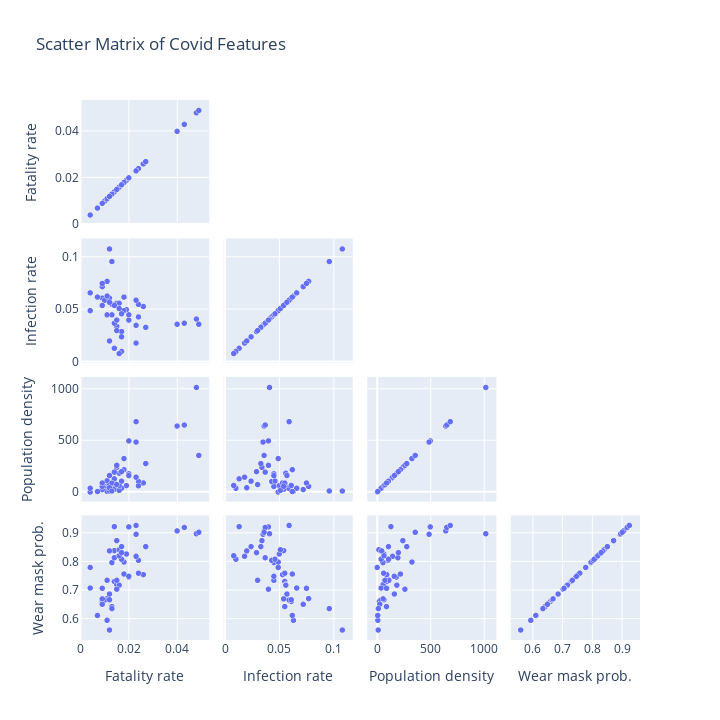

The notebook cell saved with this chart:
### Markdown cell above
Scatterplot matrix

### Code cell
import plotly.graph_objects as go
import plotly.express as px
from plotly.offline import init_notebook_mode
init_notebook_mode(connected=True)

# fig = px.scatter_matrix(df_ana, dimensions=['CFR', 'IR', 'PD', 'WMP'],
#                        hover_name='state')

# fig.update_layout(
#     title='Scatter Matrix of Covid Features',
#     width=600,
#     height=600,
# )

# fig.show()

fig = go.Figure(data=go.Splom(
                dimensions=[dict(label='Fatality rate',
                                 values=df_ana['CFR']),
                            dict(label='Infection rate',
                                 values=df_ana['IR']),
                            dict(label='Population density',
                                 values=df_ana['PD']),
                            dict(label='Wear mask prob.',
                                 values=df_ana['WMP'])],
                text=df_ana['state'],
#                 hovertemplate="%{x}, %{y}",
                marker=dict(showscale=False, # colors encode categorical variables
                            line_color='white', line_width=0.5),
                showupperhalf=False,
                ))

fig.update_layout(
    title='Scatter Matrix of Covid Features',
    dragmode='select',
    width=720,
    height=720,
    hovermode='closest',
)

fig.show()

### Figure 1 — Plotly figure (JSON) as saved in the notebook; plotly's stock layout.template omitted (floating-point values rounded to 4 significant figures)
{"data": [{"dimensions": [{"label": "Fatality rate", "values": [0.014, 0.004, 0.019, 0.015, 0.015, 0.013, 0.04, 0.02, 0.018, 0.02, 0.014, 0.009, 0.018, 0.016, 0.011, 0.01, 0.011, 0.026, 0.017, 0.023, 0.043, 0.024, 0.012, 0.024, 0.013, 0.011, 0.009, 0.014, 0.023, 0.048, 0.016, 0.049, 0.014, 0.012, 0.015, 0.009, 0.012, 0.027, 0.023, 0.02, 0.013, 0.012, 0.017, 0.004, 0.016, 0.017, 0.017, 0.015, 0.009, 0.007]}, {"label": "Infection rate", "values": [0.055, 0.049, 0.05, 0.056, 0.034, 0.045, 0.036, 0.04, 0.049, 0.045, 0.013, 0.061, 0.062, 0.056, 0.077, 0.059, 0.045, 0.053, 0.01, 0.035, 0.037, 0.043, 0.061, 0.055, 0.055, 0.063, 0.072, 0.054, 0.018, 0.041, 0.051, 0.036, 0.037, 0.108, 0.04, 0.054, 0.02, 0.033, 0.059, 0.045, 0.096, 0.057, 0.046, 0.066, 0.008, 0.029, 0.024, 0.03, 0.075, 0.062]}, {"label": "Population density", "values": [93.53, 1.114, 63.84, 56.74, 241.4, 55.32, 643.1, 498.3, 326.6, 178.6, 129.5, 21.38, 218.8, 184.8, 56.06, 35.41, 110.6, 89.67, 37.99, 487.3, 653.0, 103.2, 64.87, 61.45, 88.04, 7.268, 25.01, 27.86, 145.4, 1018.0, 17.25, 357.1, 194.9, 10.78, 260.8, 56.61, 42.87, 278.0, 685.7, 160.9, 11.47, 162.0, 108.0, 37.76, 64.9, 199.6, 106.8, 73.96, 88.89, 5.917]}, {"label": "Wear mask prob.", "values": [0.73, 0.779, 0.826, 0.719, 0.873, 0.796, 0.907, 0.921, 0.798, 0.745, 0.922, 0.66, 0.756, 0.717, 0.67, 0.665, 0.734, 0.754, 0.808, 0.895, 0.919, 0.804, 0.666, 0.759, 0.642, 0.594, 0.65, 0.838, 0.818, 0.897, 0.841, 0.902, 0.813, 0.56, 0.703, 0.669, 0.837, 0.852, 0.926, 0.748, 0.635, 0.686, 0.808, 0.707, 0.82, 0.831, 0.852, 0.734, 0.706, 0.611]}], "marker": {"line": {"color": "white", "width": 0.5}, "showscale": false}, "showupperhalf": false, "text": ["Alabama", "Alaska", "Arizona", "Arkansas", "California", "Colorado", "Connecticut", "Delaware", "Florida", "Georgia", "Hawaii", "Idaho", "Illinois", "Indiana", "Iowa", "Kansas", "Kentucky", "Louisiana", "Maine", "Maryland", "Massachusetts", "Michigan", "Minnesota", "Mississippi", "Missouri", "Montana", "Nebraska", "Nevada", "New Hampshire", "New Jersey", "New Mexico", "New York", "North Carolina", "North Dakota", "Ohio", "Oklahoma", "Oregon", "Pennsylvania", "Rhode Island", "South Carolina", "South Dakota", "Tennessee", "Texas", "Utah", "Vermont", "Virginia", "Washington", "West Virginia", "Wisconsin", "Wyoming"], "type": "splom"}], "layout": {"dragmode": "select", "height": 720, "hovermode": "closest", "title": {"text": "Scatter Matrix of Covid Features"}, "width": 720}}
